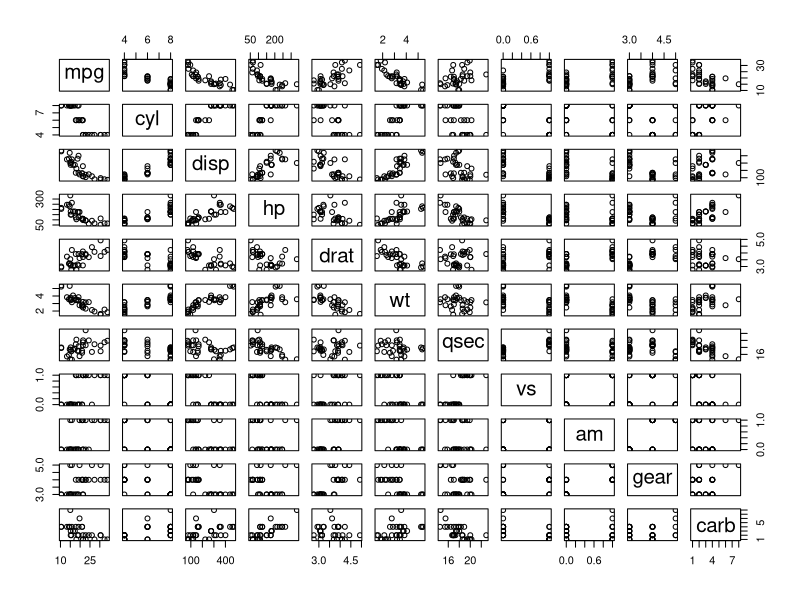
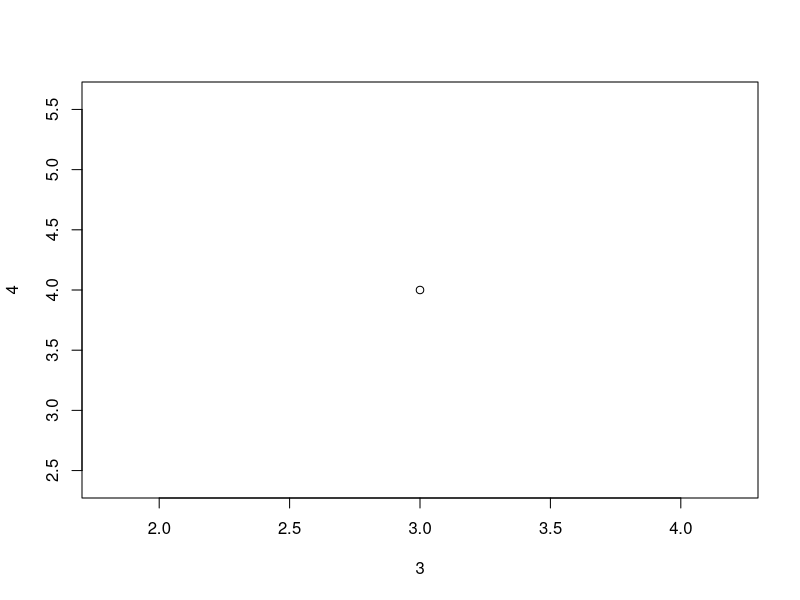

Generate these figures, in order, with R:
## ---- chunk 1
knitr::opts_chunk$set(echo = TRUE)
## ---- chunk 2
plot(mtcars)
## ---- chunk 3
plot(3,4)
## ---- chunk 4
info <- sessionInfo()

info
